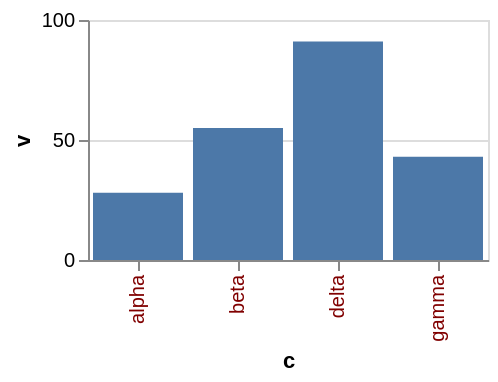

Write a Vega-Lite specification for this figure.
### Vega-Lite specification from a JSON file in a GitHub repository (floating-point values rounded to 4 significant figures)
{"$schema": "https://vega.github.io/schema/vega-lite/v6.json", "width": 200, "height": 120, "data": {"values": [{"c": "alpha", "v": 28, "w": 3, "t": "2024-01-07"}, {"c": "beta", "v": 55, "w": 7, "t": "2024-03-19"}, {"c": "gamma", "v": 43, "w": 5, "t": "2024-06-02"}, {"c": "delta", "v": 91, "w": 9, "t": "2024-09-11"}]}, "mark": "bar", "encoding": {"x": {"field": "c", "type": "nominal"}, "y": {"field": "v", "type": "quantitative"}}, "config": {"axisBand": {"labelColor": "maroon"}}}
